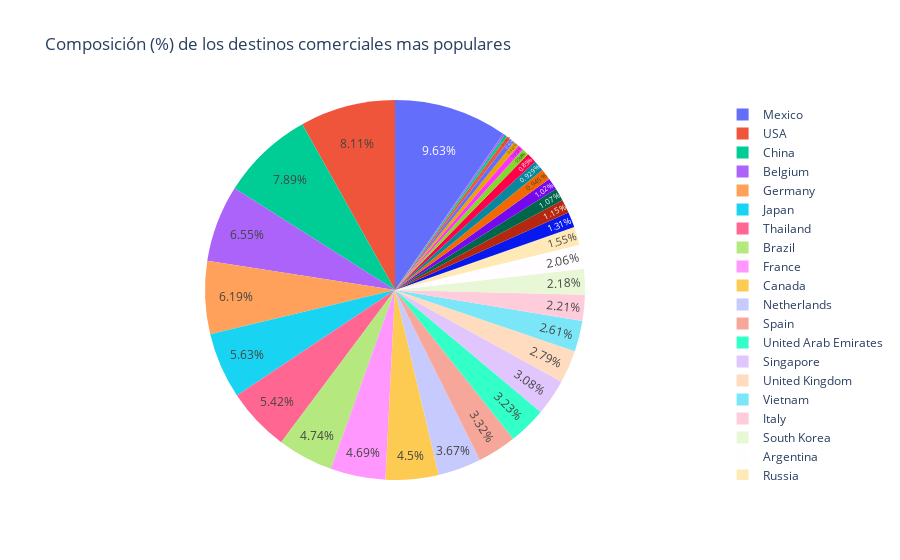

Write notebook code for a chart like this one.
### Markdown cell above
Plotly cakeplot

### Code cell
fig = px.pie(df_destinos, values='Rating', names=df_destinos.index, title='Composición (%) de los destinos comerciales mas populares')
fig.update_traces(textposition='inside')
# fig.update_layout(uniformtext_minsize=12, uniformtext_mode='hide')
fig.show()

### Figure 1 — Plotly figure (JSON) as saved in the notebook; plotly's stock layout.template omitted (floating-point values rounded to 4 significant figures)
{"data": [{"domain": {"x": [0, 1], "y": [0, 1]}, "hovertemplate": "País=%{label}<br>Rating=%{value}<extra></extra>", "labels": ["Mexico", "USA", "China", "Belgium", "Germany", "Japan", "Thailand", "Brazil", "France", "Canada", "Netherlands", "Spain", "United Arab Emirates", "Singapore", "United Kingdom", "Vietnam", "Italy", "South Korea", "Argentina", "Russia", "New Zealand", "Belorussia", "Rusia", "Switzerland", "India", "Poland", "Ireland", "Philippines", "Slovakia", "Malaysia", "Turkey", "Austria", "Peru", "Croatia"], "legendgroup": "", "name": "", "showlegend": true, "textposition": "inside", "type": "pie", "values": [1836, 1546, 1503, 1248, 1179, 1072, 1032, 903, 893, 857, 699, 632, 615, 586, 531, 497, 422, 415, 393, 295, 249, 219, 204, 194, 180, 177, 162, 114, 94, 89, 80, 66, 44, 30]}], "layout": {"legend": {"tracegroupgap": 0}, "title": {"text": "Composición (%) de los destinos comerciales mas populares"}}}
